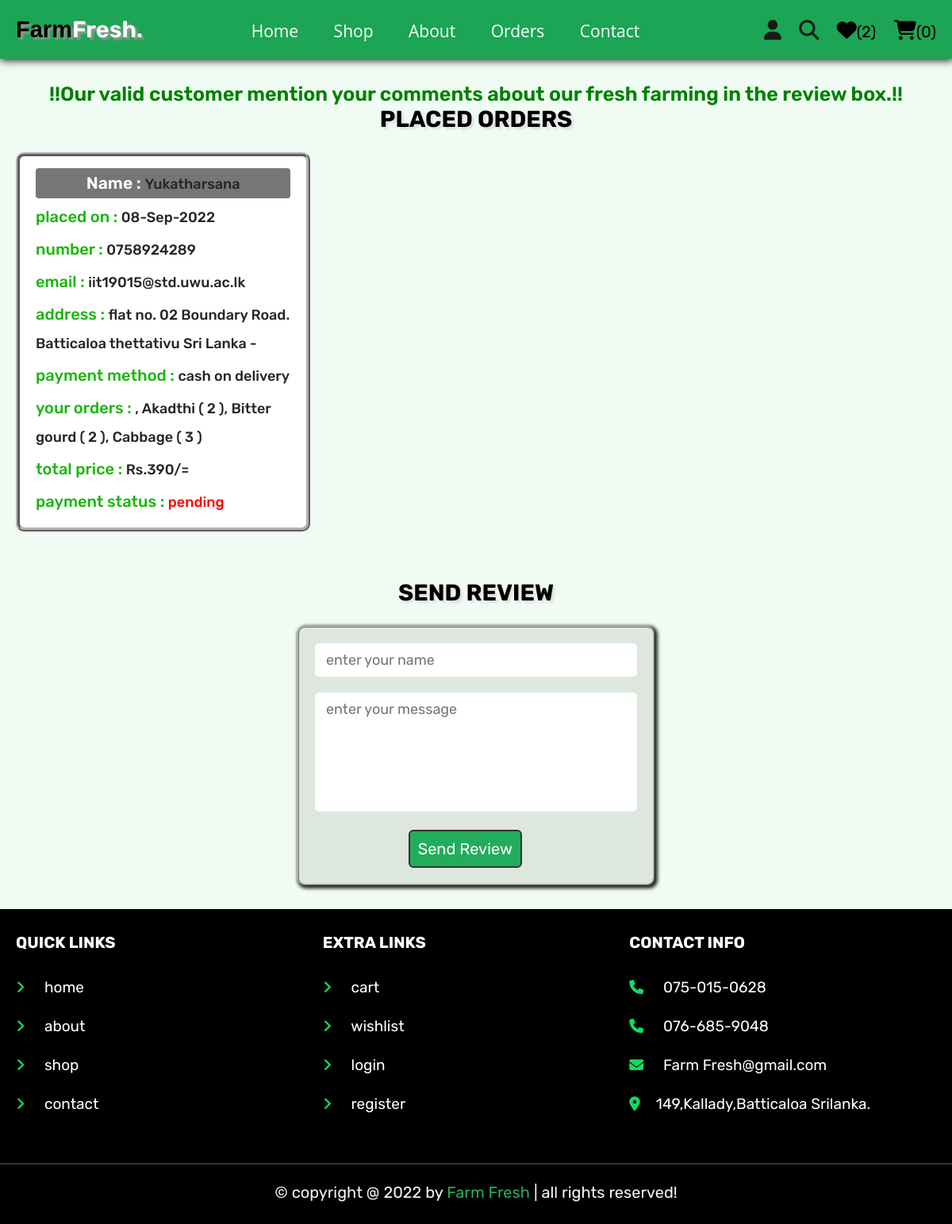
The app's page /orders.php (signed in) with its own data.
### tables this page shows
CREATE TABLE `orders` (
  `id` int(100) NOT NULL,
  `user_id` int(100) NOT NULL,
  `name` varchar(100) NOT NULL,
  `number` varchar(12) NOT NULL,
  `email` varchar(100) NOT NULL,
  `method` varchar(50) NOT NULL,
  `address` varchar(500) NOT NULL,
  `total_products` varchar(1000) NOT NULL,
  `total_price` int(100) NOT NULL,
  `placed_on` varchar(50) NOT NULL,
  `payment_status` varchar(20) NOT NULL DEFAULT 'pending'
);

### orders.php (the view, shortened to what this page needs)
<?php
@include 'config.php';
$user_id = $_SESSION['user_id'];
?>
<!DOCTYPE html>
<html lang="en">
<head>
   <link rel="stylesheet" href="https://cdnjs.cloudflare.com/ajax/libs/font-awesome/6.1.1/css/all.min.css">
   <link rel="stylesheet" href="css/homestyle.css">
</head>
<body>
<?php include 'header.php'; ?>
<section class="placed-orders">
<marquee direction="scroll" style="color:green;text-align:center; font-size:25px; font-weight:600">!!Our valid customer mention your comments about our fresh farming in the review box.!!</marquee>
   <h1 class="title">placed orders</h1>
   <div class="box-container">
   <?php
      $select_orders = $conn->prepare("SELECT * FROM `orders` WHERE user_id = ?");
      $select_orders->execute([$user_id]);
      if($select_orders->rowCount() > 0){
         while($fetch_orders = $select_orders->fetch(PDO::FETCH_ASSOC)){
   ?>
   <div class="box">
      <p class="name"> Name : <span><?= $fetch_orders['name']; ?></span> </p>
      <p> placed on : <span><?= $fetch_orders['placed_on']; ?></span> </p>
      <p> number : <span><?= $fetch_orders['number']; ?></span> </p>
      <p> email : <span><?= $fetch_orders['email']; ?></span> </p>
      <p> address : <span><?= $fetch_orders['address']; ?></span> </p>
      <p> payment method : <span><?= $fetch_orders['method']; ?></span> </p>
      <p> your orders : <span><?= $fetch_orders['total_products']; ?></span> </p>
      <p> total price : <span>Rs.<?= $fetch_orders['total_price']; ?>/=</span> </p>
      <p> payment status : <span style="color:<?php if($fetch_orders['payment_status'] == 'pending'){ echo 'red'; }else{ echo 'green'; }; ?>"><?= $fetch_orders['payment_status']; ?></span> </p>
   </div>
   <?php
      }
   }else{
      echo '<p class="empty">no orders placed yet!</p>';
   }
   ?>
   </div>
</section>
<section class="reviewsform">
         <h1 class="title">send review</h1>
   <form action="" method="POST">
      <input type="text" name="name" class="box" required placeholder="enter your name">
      <textarea name="msg" class="box" required placeholder="enter your message" cols="30" rows="10"></textarea>
      <input type="submit" value="send review" class="btn" name="send">
   </form>
</section>
<?php include 'footer.php'; ?>
</body>
</html>

### css/homestyle.css (style rules this page uses)
.reviewsform form { margin: 0 auto; max-width: 45rem; padding: 2rem; text-align: center; border: 2px ridge rgb(194, 192, 192); background-color: rgb(221, 231, 221); box-shadow: 2px 2px 4px 2px rgb(39, 39, 39); border-radius: 0.9rem; padding-top: 1rem; }
.reviewsform form .box { width: 100%; padding: 1rem 1.4rem; margin: 1rem 0; background-color: rgb(255, 255, 255); font-size: 1.8rem; color: var(--black); border-radius: 0.5rem; }
.reviewsform form textarea { height: 15rem; resize: none; }
.reviewsform form .btn { margin-left: 29%; border-color: 2px solid black; border: var(--border); }
.placed-orders .box-container { display: flex; flex-wrap: wrap; gap: 1.5rem; align-items: flex-start; }
.placed-orders .box-container .box { padding: 1rem 2rem; width: 32%; background-color: var(--white); border: 5px ridge rgb(179, 177, 177); border-radius: 1rem; }
.placed-orders .box-container .box p { margin: 0.5rem 0; line-height: 1.8; font-size: 2rem; color: rgb(24, 182, 9); font-weight: 500; font-style: bold; }
.placed-orders .box-container .box p span { color: rgb(37, 37, 37); font-weight: 500; font-size: 1.8rem; }
.placed-orders .box-container .box .name { background-color: rgb(117, 119, 117); text-align: center; font-size: 21px; color: rgb(255, 255, 255); font-weight: 600; border-radius: 4px; }

### css/components.css (style rules this page uses)
:root { --green: rgb(38, 173, 95); --orange: #f39c12; --red: #e74c3c; --black: #333; --light-color: #666; --white: #fff; --light-bg: #f6f6f6; --border: 0.2rem solid var(--black); --box-shadow: 0 0.5rem 1rem rgba(0, 0, 0, 0.1); --text-decoration: none; }
* { font-family: "Rubik", sans-serif; margin: 0; padding: 0; box-sizing: border-box; outline: none; border: none; text-decoration: none; color: var(--black); }
body { background-color: rgb(240, 252, 243); }
html { font-size: 62.5%; overflow-x: hidden; scroll-behavior: smooth; scroll-padding-top: 6.5rem; }
section { padding: 3rem 2rem; max-width: 1200px; margin: 0 auto; }
.btn, .delete-btn, .option-btn { display: block; margin-top: 1rem; border-radius: 0.6rem; color: var(--white); font-size: 2rem; padding: 10px; text-transform: capitalize; cursor: pointer; text-align: center; }
.btn { background-color: #22ad5c; }
.title { text-align: center; margin-bottom: 2.5rem; text-transform: uppercase; color:rgb(0, 0, 0); font-size: 2.9rem; text-shadow: 3px 3px 3px #dde0dd; }

### records on screen
orders: name "Yukatharsana", placed_on "08-Sep-2022", number "0758924289", email "iit19015@std.uwu.ac.lk", address "flat no. 02 Boundary Road. Batticaloa thettativu Sri Lanka -", method "cash on delivery", total_products ", Akadthi ( 2 ), Bitter gourd ( 2 ), Cabbage ( 3 )", total_price "390", payment_status "pending"

### other values on screen
$count_wishlist_items->rowCount() "2"
$count_cart_items->rowCount() "0"
